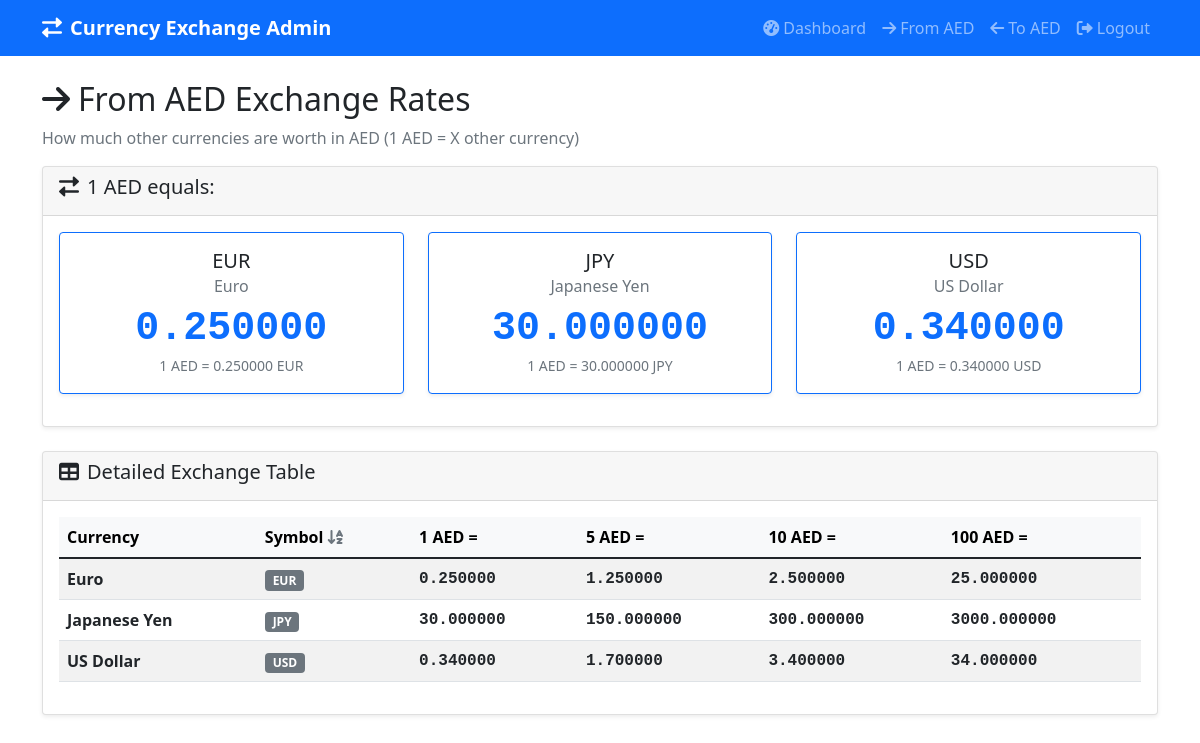
/from_aed (signed in), run on an earlier commit of the app's database.
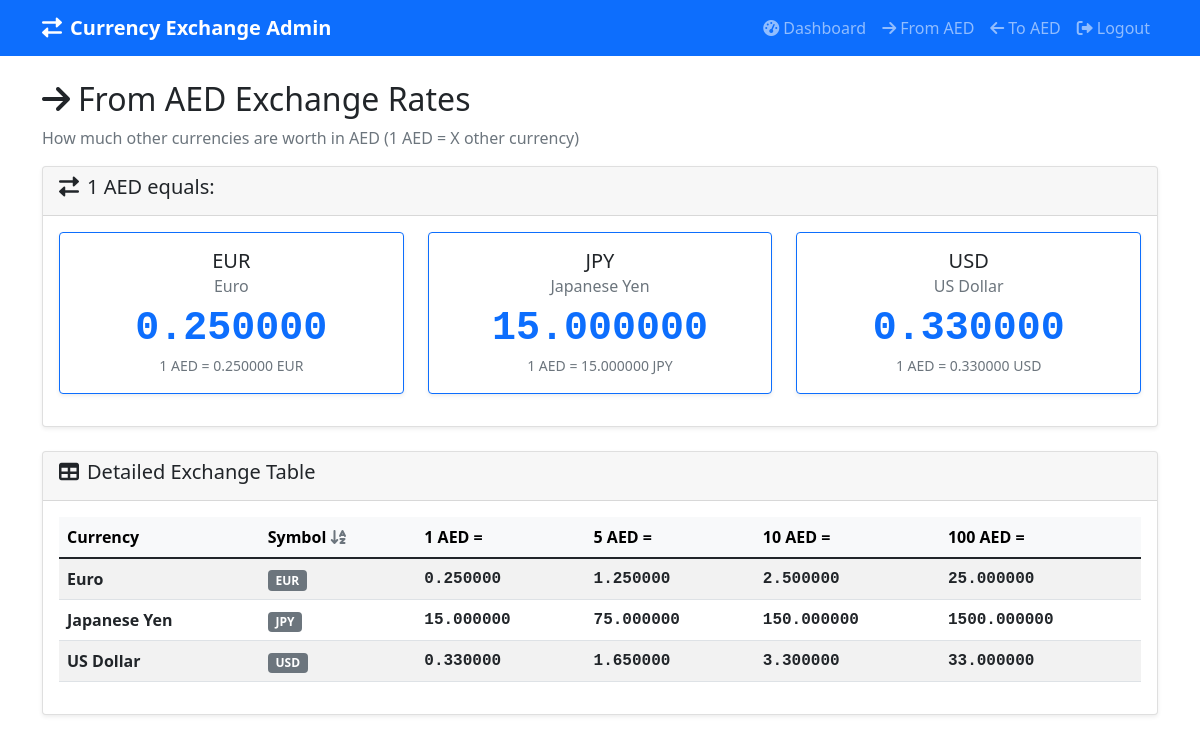
And on a later commit of the database.
### app.py (models this page shows, shortened)
class Currency(db.Model):
    id = db.Column(db.Integer, primary_key=True)
    name = db.Column(db.String(100), nullable=False)
    symbol = db.Column(db.String(10), nullable=False, unique=True)
    rate_to_aed = db.Column(db.Float, nullable=False)  # How much of this currency equals 1 AED

### app.py (the view)
@app.route('/from_aed')
@login_required
def from_aed():
    currencies = Currency.query.order_by(Currency.symbol.asc()).all()
    return render_template('from_aed.html', currencies=currencies)

### app.py (called while the page is built)
@login_manager.user_loader
def load_user(user_id):
    admin_user = AdminUser.query.filter_by(username=user_id).first()
    if admin_user:
        return User(admin_user.username)
    return None

### templates/from_aed.html (shortened to what this page needs)
{% extends "base.html" %}
{% block content %}
<div class="row">
    <div class="col-12">
        <h2><i class="fas fa-arrow-right me-2"></i>From AED Exchange Rates</h2>
        <p class="text-muted">How much other currencies are worth in AED (1 AED = X other currency)</p>
    </div>
</div>
<div class="row">
    <div class="col-12">
        <div class="card">
            <div class="card-header">
                <h5><i class="fas fa-exchange-alt me-2"></i>1 AED equals:</h5>
            </div>
            <div class="card-body">
                {% if currencies %}
                <div class="row">
                    {% for currency in currencies %}
                    <div class="col-md-6 col-lg-4 mb-3">
                        <div class="card border-primary">
                            <div class="card-body text-center">
                                <h5 class="card-title">{{ currency.symbol }}</h5>
                                <h6 class="card-subtitle mb-2 text-muted">{{ currency.name }}</h6>
                                <div class="display-6 currency-rate text-primary">
                                    {{ "%.6f"|format(currency.rate_to_aed) }}
                                </div>
                                <small class="text-muted">
                                    1 AED = {{ "%.6f"|format(currency.rate_to_aed) }} {{ currency.symbol }}
                                </small>
                            </div>
                        </div>
                    </div>
                    {% endfor %}
                </div>
                {% endif %}
            </div>
        </div>
    </div>
</div>
{% if currencies %}
<div class="row mt-4">
    <div class="col-12">
        <div class="card">
            <div class="card-header">
                <h5><i class="fas fa-table me-2"></i>Detailed Exchange Table</h5>
            </div>
            <div class="card-body">
                <div class="table-responsive">
                    <table class="table table-striped table-hover">
                        <thead class="table-primary">
                            <tr>
                                <th>Currency</th>
                                <th>Symbol <i class="fas fa-sort-alpha-down text-muted"></i></th>
                                <th>1 AED =</th>
                                <th>5 AED =</th>
                                <th>10 AED =</th>
                                <th>100 AED =</th>
                            </tr>
                        </thead>
                        <tbody>
                            {% for currency in currencies %}
                            <tr>
                                <td><strong>{{ currency.name }}</strong></td>
                                <td><span class="badge bg-secondary">{{ currency.symbol }}</span></td>
                                <td class="currency-rate">{{ "%.6f"|format(currency.rate_to_aed) }}</td>
                                <td class="currency-rate">{{ "%.6f"|format(currency.rate_to_aed * 5) }}</td>
                                <td class="currency-rate">{{ "%.6f"|format(currency.rate_to_aed * 10) }}</td>
                                <td class="currency-rate">{{ "%.6f"|format(currency.rate_to_aed * 100) }}</td>
                            </tr>
                            {% endfor %}
                        </tbody>
                    </table>
                </div>
            </div>
        </div>
    </div>
</div>
{% endif %}
{% endblock %}

What changed in the data, as far as the page shows it:
changed Currency "JPY": rate_to_aed "30.000000" → "15.000000"; currency.rate_to_aed*5 "150.000000" → "75.000000"; currency.rate_to_aed*10 "300.000000" → "150.000000"; currency.rate_to_aed*100 "3000.000000" → "1500.000000"
changed Currency "USD": rate_to_aed "0.340000" → "0.330000"; currency.rate_to_aed*5 "1.700000" → "1.650000"; currency.rate_to_aed*10 "3.400000" → "3.300000"; currency.rate_to_aed*100 "34.000000" → "33.000000"
